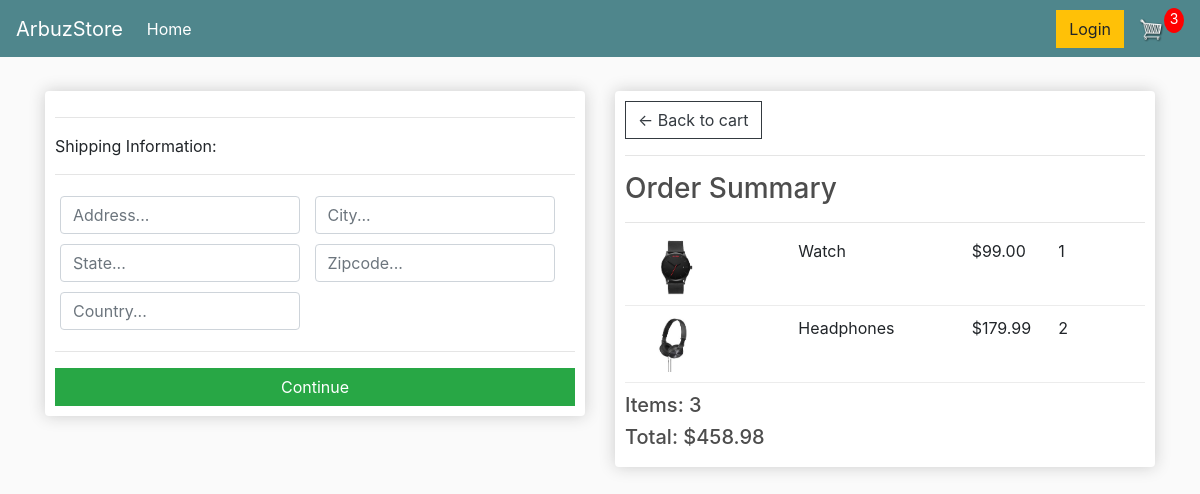
Screenshot of /checkout/ (signed in) with the database file from the repository.
### store/models.py (models this page shows, shortened)
class OrderItem(models.Model):
    product = models.ForeignKey(Product, on_delete=models.SET_NULL, null=True)
    order = models.ForeignKey(Order, on_delete=models.SET_NULL, null=True)
    quantity = models.IntegerField(default=0, null=True, blank=True)
    date_added = models.DateTimeField(auto_now_add=True)
    @property
    def get_total(self):
        total = self.product.price * self.quantity
        return total

class Product(models.Model):
    name = models.CharField(max_length=200)
    price = models.DecimalField(max_digits=7, decimal_places=2)
    digital = models.BooleanField(default=False, null=True, blank=True)
    image = models.ImageField(null=True, blank=True)
    @property
    def imageURL(self):
        try:
            url = self.image.url
        except:
            url = ''
        return url

class Order(models.Model):
    customer = models.ForeignKey(Customer, on_delete=models.SET_NULL, null=True, blank=True)
    date_ordered = models.DateTimeField(auto_now_add=True)
    complete = models.BooleanField(default=False)
    transaction_id = models.CharField(max_length=100, null=True)
    @property
    def shipping(self):
        shipping = False
        orderitems = self.orderitem_set.all()
        for i in orderitems:
            if i.product.digital == False:
                shipping = True
        return shipping
    @property
    def get_cart_total(self):
        orderitems = self.orderitem_set.all()
        total = sum([item.get_total for item in orderitems])
        return total
    @property
    def get_cart_items(self):
        orderitems = self.orderitem_set.all()
        total = sum([item.quantity for item in orderitems])
        return total

### store/views.py (the view)
# urls.py: path('checkout/', views.checkout, name="checkout"),
def checkout(request):
    data = cartData(request)
    cartItems = data['cartItems']
    order = data['order']
    items = data['items']
    context = {'items': items, 'order': order, 'cartItems': cartItems}
    return render(request, 'store/checkout.html', context)

### store/utils.py (called while the page is built)
def cartData(request):
    if request.user.is_authenticated:
        customer = request.user.customer
        order, created = Order.objects.get_or_create(customer=customer, complete=False)
        items = order.orderitem_set.all()
        cartItems = order.get_cart_items
    else:
        cookieData = cookieCart(request)
        cartItems = cookieData['cartItems']
        order = cookieData['order']
        items = cookieData['items']
    return {'cartItems': cartItems, 'order': order, 'items': items}

### store/templates/store/checkout.html (shortened to what this page needs)
<!DOCTYPE html>
{% extends 'store/main.html' %}
{% load static %}
{% block content %}
    <div class="row">
        <div class="col-lg-6">
            <div class="box-element" id="form-wrapper">
                <form id="form">
                    <div id="shipping-info">
                        <hr>
                        <p>Shipping Information:</p>
                        <hr>
                        <div class="form-field"><input required class="form-control" type="text" name="address"
                                                       placeholder="Address..."></div>
                        <div class="form-field"><input required class="form-control" type="text" name="city"
                                                       placeholder="City..."></div>
                        <div class="form-field"><input required class="form-control" type="text" name="state"
                                                       placeholder="State..."></div>
                        <div class="form-field"><input required class="form-control" type="text" name="zipcode"
                                                       placeholder="Zipcode..."></div>
                        <div class="form-field"><input required class="form-control" type="text" name="country"
                                                       placeholder="Country..."></div>
                    </div>
                    <hr>
                    <input id="form-button" class="btn btn-success btn-block" type="submit" value="Continue">
                </form>
            </div>
            <br>
        </div>
        <div class="col-lg-6">
            <div class="box-element">
                <a class="btn btn-outline-dark" href="{% url 'cart' %}">&#x2190; Back to cart</a>
                <hr>
                <h3>Order Summary</h3>
                <hr>
                {% for item in items %}
                    <div class="cart-row">
                        <div style="flex: 2"><img class="row-image" src="{{ item.product.imageURL }}"></div>
                        <div style="flex: 2"><p>{{ item.product.name }}</p></div>
                        <div style="flex: 1"><p>${{ item.product.price }}</p></div>
                        <div style="flex: 1"><p>{{ item.quantity }}</p></div>
                    </div>
                {% endfor %}
                <h5>Items: {{ order.get_cart_items }}</h5>
                <h5>Total: ${{ order.get_cart_total }}</h5>
            </div>
        </div>
    </div>
{% endblock content %}

### static/css/main.css (style rules this page uses)
body { background-color: hsl(0, 0%, 98%); }
h1,h2,h3,h4,h5,h6 { color:hsl(0, 0%, 30%); }
.box-element { box-shadow:hsl(0, 0%, 80%) 0 0 16px; background-color: #fff; border-radius: 4px; padding: 10px; }
.col-lg-4, .col-lg-6, .col-lg-8, .col-lg-12 { margin-top: 10px; }
.btn { border-radius: 0; }
.row-image { width: 100px; }
.form-field { width:250px; display: inline-block; padding: 5px; }
.cart-row { display: flex; align-items: flex-stretch; padding-bottom: 10px; margin-bottom: 10px; border-bottom: 1px solid #ececec; }

### rows the page displays
OrderItem: product.imageURL (picture), product.name "Watch", product.price "99.00", quantity "1"
OrderItem: product.imageURL (picture), product.name "Headphones", product.price "179.99", quantity "2"
Order: get_cart_items "3", get_cart_total "458.98"

### other values shown
{{ cartItems }} "3"
